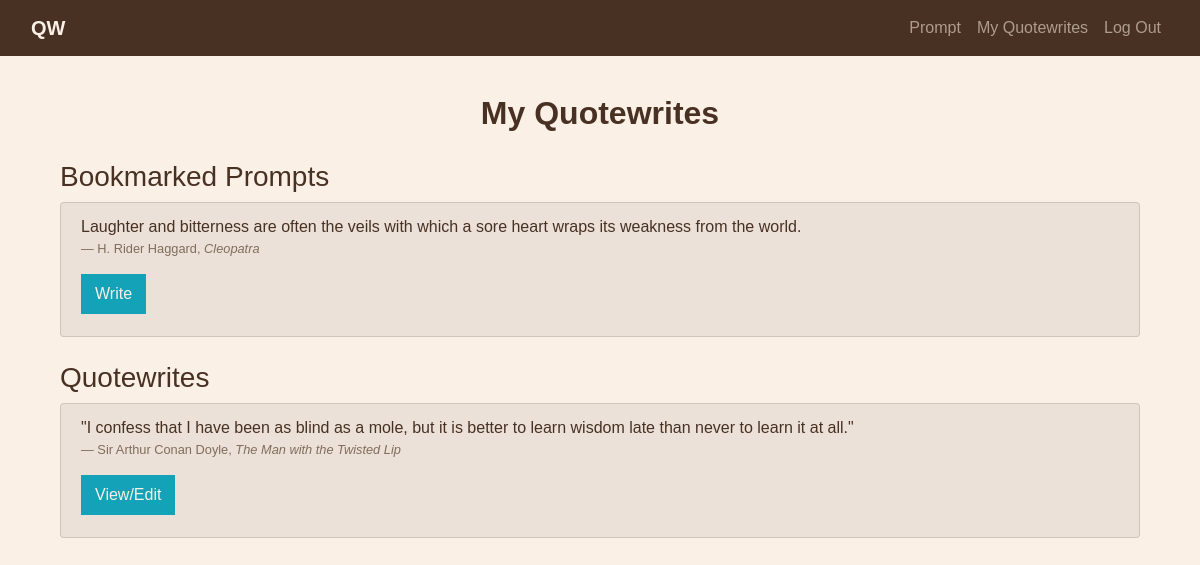
Screenshot of /my_quotewrites (signed in) with the database file from the repository.
### tables this page shows
CREATE TABLE quotewrites (
    user_id INTEGER NOT NULL,
    quote_id INTEGER NOT NULL,
    quotewrite TEXT, created_at TIMESTAMP DEFAULT CURRENT_TIMESTAMP,
    FOREIGN KEY (user_id) REFERENCES users(id),
    FOREIGN KEY (quote_id) REFERENCES quotes(id),
    PRIMARY KEY (user_id, quote_id)
);

CREATE TABLE quotes (
                id INTEGER PRIMARY KEY AUTOINCREMENT,
                quote TEXT,
                title TEXT,
                author TEXT
            );

### app.py (the view)
@app.route("/my_quotewrites", methods=["GET"])
@login_required
def my_quotewrites():
    bookmarks = db.execute("SELECT * FROM quotewrites JOIN quotes ON quotewrites.quote_id = quotes.id WHERE user_id = ? AND quotewrite IS NULL ORDER BY created_at DESC;", session["user_id"])
    quotewrites = db.execute("SELECT * FROM quotewrites JOIN quotes ON quotewrites.quote_id = quotes.id WHERE user_id = ? AND quotewrite IS NOT NULL ORDER BY created_at DESC;", session["user_id"])
    return render_template("my_quotewrites.html", bookmarks=bookmarks, quotewrites=quotewrites)

### app.py (called while the page is built)
@app.after_request
def after_request(response):
    response.headers["Cache-Control"] = "no-cache, no-store, must-revalidate"
    response.headers["Expires"] = 0
    response.headers["Pragma"] = "no-cache"
    return response

### helpers.py (called while the page is built)
def login_required(f):
    @wraps(f)
    def decorated_function(*args, **kwargs):
        if session.get("user_id") is None:
            return redirect("/login")
        return f(*args, **kwargs)
    return decorated_function

### templates/my_quotewrites.html (shortened to what this page needs)
{% extends "layout.html" %}
{% block main %}
    <div class="container mt-4">
        <h2>My Quotewrites</h2>
        <div>
            <h3>Bookmarked Prompts</h3>
            <ul class="list-group mb-4">
                {% for bookmark in bookmarks %}
                    <li class="list-group-item">
                        <blockquote>
                            {{ bookmark['quote'] }}
                            <footer class="blockquote-footer">{{ bookmark['author'] }}, <i>{{ bookmark['title'] }}</i></footer>
                        </blockquote>
                        <a href="/write?quote_id={{ bookmark['quote_id'] }}" class="btn btn-secondary">Write</a>
                    </li>
                {% endfor %}
            </ul>
        </div>
        <div>
            <h3>Quotewrites</h3>
            <ul class="list-group">
                {% for quotewrite in quotewrites %}
                    <li class="list-group-item">
                        <blockquote>
                            {{ quotewrite['quote'] }}
                            <footer class="blockquote-footer">{{ quotewrite['author'] }}, <i>{{ quotewrite['title'] }}</i></footer>
                        </blockquote>
                        <a href="/write?quote_id={{ quotewrite['quote_id'] }}" class="btn btn-secondary">View/Edit</a>
                    </li>
                {% endfor %}
            </ul>
        </div>
    </div>
{% endblock %}

### templates/layout.html (shortened to what this page needs)
<!DOCTYPE html>
<html lang="en">
<head>
    <link href="https://stackpath.bootstrapcdn.com/bootstrap/4.5.2/css/bootstrap.min.css" rel="stylesheet">
    <link href="/static/styles.css" rel="stylesheet">
</head>
<body>
    <header>
        <nav class="navbar navbar-expand-md navbar-dark bg-dark fixed-top">
            <div class="container-fluid">
                <a class="navbar-brand" href="/">QW</a>
                <div class="collapse navbar-collapse" id="navbarNav">
                    <ul class="navbar-nav ml-auto">
                        {% if session.user_id %}
                            <li class="nav-item">
                                <a class="nav-link" href="/prompt">Prompt</a>
                            </li>
                            <li class="nav-item">
                                <a class="nav-link" href="/my_quotewrites">My Quotewrites</a>
                            </li>
                            <li class="nav-item">
                                <a class="nav-link" href="/logout">Log Out</a>
                            </li>
                        {% endif %}
                    </ul>
                </div>
            </div>
        </nav>
    </header>
    <main role="main" class="container">
        {% block main %}{% endblock %}
    </main>
</body>
</html>

### static/styles.css (style rules this page uses)
body { font-family: 'Noto Serif JP', sans-serif; background-color: #FAF0E6; color: #483122; padding-bottom: 100px; padding-top: 70px; }
h2 { text-align: center; font-weight: 900; padding-bottom: 20px; }
.blockquote-footer { color: #806d5b !important; }
.btn, a { color: #FAF0E6 !important; background-color: #14A2B8 !important; border: 2px solid #14A2B8 !important; border-radius: 0 !important; margin-bottom: 10px !important; }
.list-group-item { background-color: #ebe1d8; border-radius: 0; }
.navbar { background-color: #483122 !important; }
.navbar-brand { font-weight: 900; color: #FAF0E6 !important; background-color: transparent !important; border: none !important; margin: 0 !important; }
.navbar .nav-link { color: #ae9d8d !important; background-color: transparent !important; border: none !important; margin: 0 !important; }
a { color: #14A2B8 !important; background-color: transparent !important; border: 0px !important; }

### rows the page displays
quotewrites: quote "Laughter and bitterness are often the veils with which a sore heart wraps its weakness from the world.", author "H. Rider Haggard", title "Cleopatra"
quotewrites: quote "\"I confess that I have been as blind as a mole, but it is better to learn wisdom late than never to learn it at all.\"", author "Sir Arthur Conan Doyle", title "The Man with the Twisted Lip"
